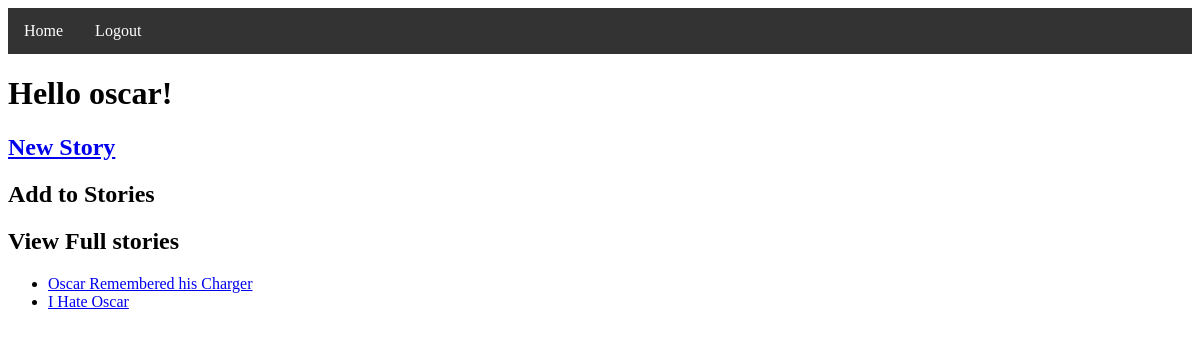
Screenshot of / (signed in) with the database file from the repository.
### tables this page shows
CREATE TABLE Users (ID INTEGER PRIMARY KEY AUTOINCREMENT, Username TEXT, Password TEXT);

CREATE TABLE Stories (ID INTEGER PRIMARY KEY AUTOINCREMENT, Title TEXT, FullStory TEXT, Latest_Update TEXT);

### __init__.py (the view)
@app.route('/', methods=['GET'])
def landing():
    if logged_in():
        username = session['username']
        viewable_stories, editable_stories = db_builder.split_viewable_stories(username)
        return render_template('index.html', logged_in=logged_in(), username=username,viewable=viewable_stories, edtiable=editable_stories)
    else:
        return render_template('intro.html')

### __init__.py (called while the page is built)
def logged_in():
    return session.get('username') is not None

### db_builder.py (called while the page is built)
def split_viewable_stories(username):
    db = sqlite3.connect(DB_FILE) #open if file exists, otherwise create
    c = db.cursor()               #facilitate db ops -- you will use cursor to trigger db events
    c.execute("SELECT ID FROM Stories")
    all_story_ids = set([entry[0] for entry in c.fetchall()])
    user_id = get_id(username)
    c.execute("SELECT StoryID FROM Contributions WHERE UserID=?", [user_id])
    contributed_story_id_set = set([entry[0] for entry in c.fetchall()])
    viewable_story_list = [(story_id, get_story_title_by_id(story_id)) for story_id in contributed_story_id_set]
    editable_story_list = [(story_id, get_story_title_by_id(story_id)) for story_id in all_story_ids.difference(contributed_story_id_set)]
    db.commit() #save changes
    db.close()  #close database
    return (viewable_story_list, editable_story_list)

def get_story_title_by_id(story_id):
    db = sqlite3.connect(DB_FILE)  # open if file exists, otherwise create
    c = db.cursor()
    c.execute("SELECT Title FROM Stories WHERE ID=?", [story_id])
    title = c.fetchone()[0]
    db.commit()
    db.close()
    return title

def get_id(username):
    db = sqlite3.connect(DB_FILE) #open if file exists, otherwise create
    c = db.cursor()               #facilitate db ops -- you will use cursor to trigger db events
    user_ID = None
    c.execute("SELECT ID FROM Users WHERE Username=?", [username])
    row = c.fetchone()
    if row is not None:
        user_ID = row[0]
    return user_ID

### templates/index.html (shortened to what this page needs)
<!DOCTYPE html>
<html lang="en" dir="ltr">
    <head>
        <link rel="stylesheet" href="{{ url_for('static', filename='styles/stylesheet.css') }}">
        <ul class="nav">
            {% if logged_in %}
                <li class="nav"><a class="nav" href="/">Home</a></li>
                <li class="nav"><a class="nav" href="/logout">Logout</a></li>
            {% else %}
                <li class="nav"><a class="nav" href="/">Home</a></li>
                <li class="nav"><a class="nav" href="/login">Login</a></li>
                <li class="nav"><a class="nav" href="/register">Register</a></li>
            {% endif %}
        </ul>
    </head>
    <body>
        <h1>Hello {{username}}!</h1>
        <h2><a href="/new">New Story</a></h2>
        <h2>Add to Stories</h2>
        <h2>View Full stories</h2>
        <ul>
            {%for id, title in viewable%}
                <li><a href="/{{id}}">{{title}}</a></li>
            {%endfor%}
        </ul>
    </body>
</html>

### static/styles/stylesheet.css (style rules this page uses)
ul.nav { list-style-type: none; margin: 0; padding: 0; overflow: hidden; background-color: #333; }
li.nav { float: left; }
li a.nav { display: block; color: white; text-align: center; padding: 14px 16px; text-decoration: none; }

### rows the page displays
Users: Username "oscar"
Stories: Title "Oscar Remembered his Charger"
Stories: Title "I Hate Oscar"
